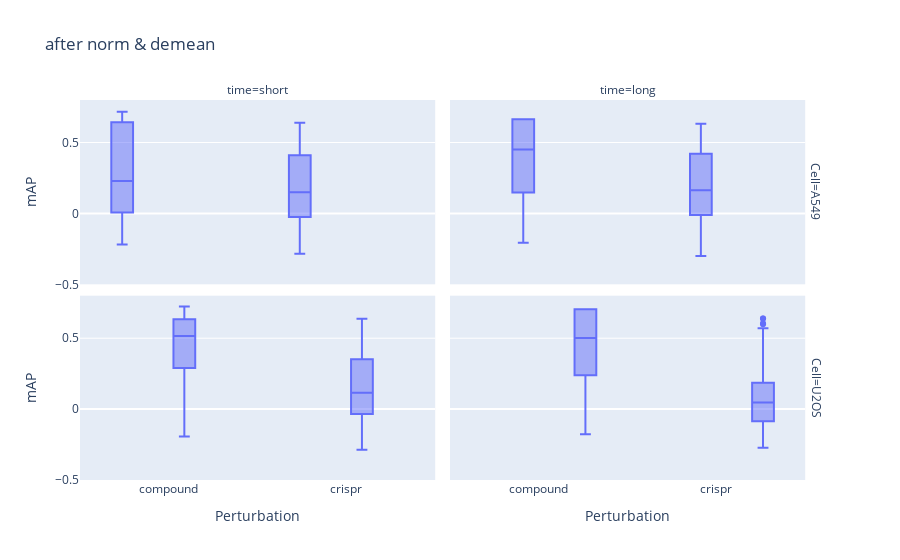

The notebook cell this image was saved under:
### Code cell
y_range=[    -0.5,0.8            ]


fig = px.box(
    data_frame=replicability_map_df,
    x="Modality",
    y="mAP",
    facet_row="Cell",
    facet_col="time",
    title='after norm & demean'
)
fig.update_layout(
    yaxis_range=y_range,
    xaxis1=dict(title="Perturbation"),
    xaxis2=dict(title="Perturbation"),
    yaxis1=dict(title="mAP"),
    yaxis3=dict(title="mAP"),
)


#fig.write_image('33b.png')
fig.show()

### Figure 1 — Plotly figure (JSON) as saved in the notebook; plotly's stock layout.template omitted (floating-point values rounded to 4 significant figures; data arrays with more than 128 entries replaced by an {"elided": "..."} marker saying what was removed)
{"data": [{"alignmentgroup": "True", "hovertemplate": "Cell=A549<br>time=short<br>Modality=%{x}<br>mAP=%{y}<extra></extra>", "legendgroup": "", "marker": {"color": "#636efa"}, "name": "", "notched": false, "offsetgroup": "", "orientation": "v", "showlegend": false, "type": "box", "x": {"elided": "507 str values"}, "x0": " ", "xaxis": "x3", "y": {"elided": "507 float values"}, "y0": " ", "yaxis": "y3"}, {"alignmentgroup": "True", "hovertemplate": "Cell=A549<br>time=long<br>Modality=%{x}<br>mAP=%{y}<extra></extra>", "legendgroup": "", "marker": {"color": "#636efa"}, "name": "", "notched": false, "offsetgroup": "", "orientation": "v", "showlegend": false, "type": "box", "x": {"elided": "507 str values"}, "x0": " ", "xaxis": "x4", "y": {"elided": "507 float values"}, "y0": " ", "yaxis": "y4"}, {"alignmentgroup": "True", "hovertemplate": "Cell=U2OS<br>time=short<br>Modality=%{x}<br>mAP=%{y}<extra></extra>", "legendgroup": "", "marker": {"color": "#636efa"}, "name": "", "notched": false, "offsetgroup": "", "orientation": "v", "showlegend": false, "type": "box", "x": {"elided": "507 str values"}, "x0": " ", "xaxis": "x", "y": {"elided": "507 float values"}, "y0": " ", "yaxis": "y"}, {"alignmentgroup": "True", "hovertemplate": "Cell=U2OS<br>time=long<br>Modality=%{x}<br>mAP=%{y}<extra></extra>", "legendgroup": "", "marker": {"color": "#636efa"}, "name": "", "notched": false, "offsetgroup": "", "orientation": "v", "showlegend": false, "type": "box", "x": {"elided": "507 str values"}, "x0": " ", "xaxis": "x2", "y": {"elided": "507 float values"}, "y0": " ", "yaxis": "y2"}], "layout": {"annotations": [{"font": {}, "showarrow": false, "text": "time=short", "x": 0.24, "xanchor": "center", "xref": "paper", "y": 1, "yanchor": "bottom", "yref": "paper"}, {"font": {}, "showarrow": false, "text": "time=long", "x": 0.74, "xanchor": "center", "xref": "paper", "y": 1, "yanchor": "bottom", "yref": "paper"}, {"font": {}, "showarrow": false, "text": "Cell=U2OS", "textangle": 90, "x": 0.98, "xanchor": "left", "xref": "paper", "y": 0.2425, "yanchor": "middle", "yref": "paper"}, {"font": {}, "showarrow": false, "text": "Cell=A549", "textangle": 90, "x": 0.98, "xanchor": "left", "xref": "paper", "y": 0.7575, "yanchor": "middle", "yref": "paper"}], "boxmode": "group", "legend": {"tracegroupgap": 0}, "title": {"text": "after norm & demean"}, "xaxis": {"anchor": "y", "domain": [0, 0.48], "title": {"text": "Perturbation"}}, "xaxis2": {"anchor": "y2", "domain": [0.5, 0.98], "matches": "x", "title": {"text": "Perturbation"}}, "xaxis3": {"anchor": "y3", "domain": [0, 0.48], "matches": "x", "showticklabels": false}, "xaxis4": {"anchor": "y4", "domain": [0.5, 0.98], "matches": "x", "showticklabels": false}, "yaxis": {"anchor": "x", "domain": [0, 0.485], "range": [-0.5, 0.8], "title": {"text": "mAP"}}, "yaxis2": {"anchor": "x2", "domain": [0, 0.485], "matches": "y", "showticklabels": false}, "yaxis3": {"anchor": "x3", "domain": [0.515, 1], "matches": "y", "title": {"text": "mAP"}}, "yaxis4": {"anchor": "x4", "domain": [0.515, 1], "matches": "y", "showticklabels": false}}}
